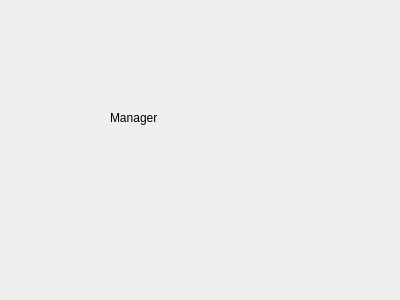
<?xml version="1.0" encoding="UTF-8"?>
<ui version="4.0">
 <class>managerLogin</class>
 <widget class="QDialog" name="managerLogin">
  <property name="geometry">
   <rect>
    <x>0</x>
    <y>0</y>
    <width>400</width>
    <height>300</height>
   </rect>
  </property>
  <property name="windowTitle">
   <string>Dialog</string>
  </property>
  <widget class="QLabel" name="label">
   <property name="geometry">
    <rect>
     <x>110</x>
     <y>110</y>
     <width>58</width>
     <height>16</height>
    </rect>
   </property>
   <property name="text">
    <string>Manager</string>
   </property>
  </widget>
 </widget>
 <resources/>
 <connections/>
</ui>
